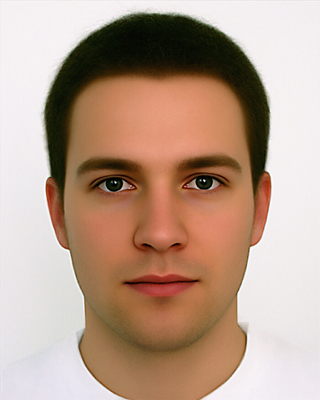
%> input picture skin tone/face1.jpg, 320 x 400 px
$ octave skin.m   (GNU Octave 9; MATLAB toolbox functions it lacks are replaced by stand-ins)
%> lines starting %> are read from the running program, lines starting %| are printed output that depends on the picture; in (x1, y1, x2, y2) boxes, pixels count from 0 and x2, y2 are one past the last pixel; in counts of white or black regions, pixels touching at a corner belong together; the program's own positions count from 1
clear all;
clc;

a=imread('face1.jpg');
%> a is the input picture: size 400x320x3 uint8; mean R, G, B 184.4, 158, 140.9
HSV=rgb2hsv(a);
%> HSV: size 400x320x3 double; mean H, S, V 0.319, 0.336, 0.726
HSV(:,:,1) = HSV(:,:,1)*360;
%> HSV: size 400x320x3 double; mean H, S, V 114.9, 0.3, 0.7
h = HSV(:,:,1);
s = HSV(:,:,2);
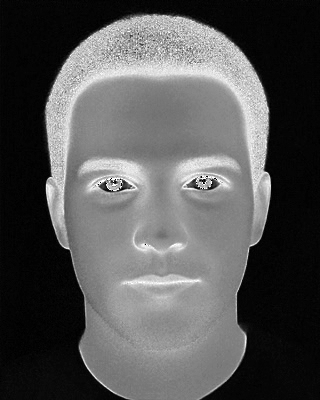
%> s: size 400x320 double; min 0, max 1, mean 0.336
v = HSV(:,:,3);
[r c p]=size(a);disp(size(a));
%> after `[r c p]=size(a)`: r = 400; c = 320; p = 3
%|    400   320     3
d=zeros(r,c);
for i=1:r;
    for j=1:c;
        if ((h(i,j)<45)&((s(i,j)<0.68)& (s(i,j)>0.25)))
            d(i,j)=1;
        end
    end
end
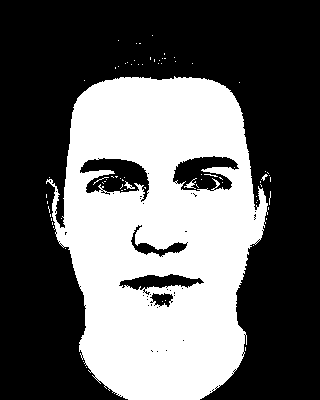
%> d: size 400x320 double; values 0 (black) and 1 (white), 38.7% white; 77 white regions (73 under 20 px), largest, box (x1, y1, x2, y2) and area: (46, 76, 268, 400) 49240, (184, 178, 197, 189) 48, (124, 181, 135, 189) 35, (261, 174, 268, 181) 20
d = medfilt2(d,[3 3]);
%> d: size 400x320 double; values 0 (black) and 1 (white), 38.6% white; 6 white regions (2 under 20 px), largest, box (x1, y1, x2, y2) and area: (47, 77, 269, 400) 49299, (186, 182, 195, 188) 34, (125, 182, 134, 189) 31, (214, 180, 220, 187) 22
    imshow(d);
            [x y]=find(d==1);
%> x = 49409 values from 78 to 400; y = 49409 values from 48 to 269
            Min_y = min(y)+30;
%> Min_y = 78
            Max_y = max(y) - 30;
%> Max_y = 239
            x_tot=[x y];
            x_cen= floor(length(x)/2);
%> x_cen = 24704
            x_loc = x(x_cen);
%> x_loc = 214
            y_loc = y(x_cen);
%> y_loc = 161
            Inc_val = y_loc - Min_y;
%> Inc_val = 83

            New_intr = x_loc-Inc_val;
%> New_intr = 131
             New_endr = x_loc+Inc_val;
%> New_endr = 297
             New_intc = y_loc-Inc_val;
%> New_intc = 78
             New_endc = y_loc+Inc_val;
%> New_endc = 244

           Cropped_mask=d(x_loc-Inc_val:x_loc+Inc_val,y_loc-Inc_val:y_loc+Inc_val);
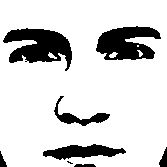
%> Cropped_mask: size 167x167 double; values 0 (black) and 1 (white), 83.6% white; 8 black regions (1 under 20 px), largest, box (x1, y1, x2, y2) and area: (3, 28, 72, 71) 1682, (96, 26, 161, 60) 1467, (43, 144, 126, 160) 768
           figure;
           imshow(Cropped_mask,[]);
           title('cropped mask');
           [R C]=size(Cropped_mask);
%> R = 167; C = 167
           M1=mod(R,2);
%> M1 = 1
           if M1==1
               skin_mask = a(New_intr:New_endr-1,New_intc:New_endc-1,:);
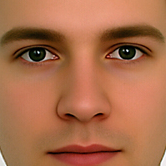
%> skin_mask: size 166x166x3 uint8; mean R, G, B 170.7, 109.1, 75.8
           end

          disp(size(skin_mask));
%|    166   166     3
           figure;

           imshow(skin_mask);

           a(New_intr:New_endr-1,New_intc:New_endc-1,:)==a(New_intr:New_endr-1,New_intc:New_endc-1,:);
           imshow(a);

     %%%%%%%%%%%%%%%%%%%%%%%%%%%%%%%%%%%%%%%%%%%%%%%%%%%%%%%%%%%%%%%%%%%%%%%%%%%%555

      minvalue=15;
maxvalue=240;

[r c p]=size(skin_mask);
%> r = 166; c = 166
s=skin_mask(:,:,3);
%> s: size 166x166 uint8
[r c]=size(s);
for i=1:r;
    for j=1:c;
        if s(i,j)<=minvalue;
            s(i,j)=minvalue;
        elseif s(i,j)>=maxvalue;
            s(i,j)=maxvalue;
        end
    end
end
%> s: size 166x166 uint8; min 15, max 240, mean 76.3

histmod=s;
figure(11);
imshow(histmod);

[r c]=size(histmod);

        [w e kl t]=dwt2(histmod,'haar');
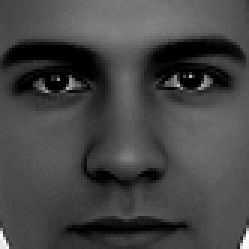
%> w: size 83x83 double (shown 3 times larger); min 30, max 479, mean 152.7; drawn with min black and max white
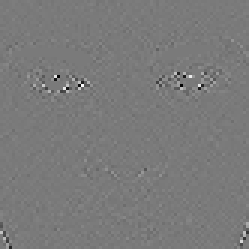
%> t: size 83x83 double (shown 3 times larger); min -57, max 61.5, mean 0; drawn with min black and max white
        g=[w e;kl t];
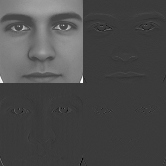
%> g: size 166x166 double; min -144.5, max 479, mean 38.2; drawn with min black and max white
        figure(5678)
        imshow(g,[]);


        keygener=zeros(8,8);
key=[0 0 1 0 ;0 0 1 1 ;0 1 0 1; 0 1 1 1; 1 0 0 0; 1 0 1 0; 1 1 0 1; 1 0 1 1];
key1=[0 0 1 0 0 0 1 0 ;0 0 1 1 0 0 1 1 ;0 1 0 1 0 1 0 1; 0 1 1 1 0 1 1 1];
keygener(1:8,5:8)=key;
keygener(5:8,1:8)=key1;
orig_key=keygener;

%> (the run ends here)
